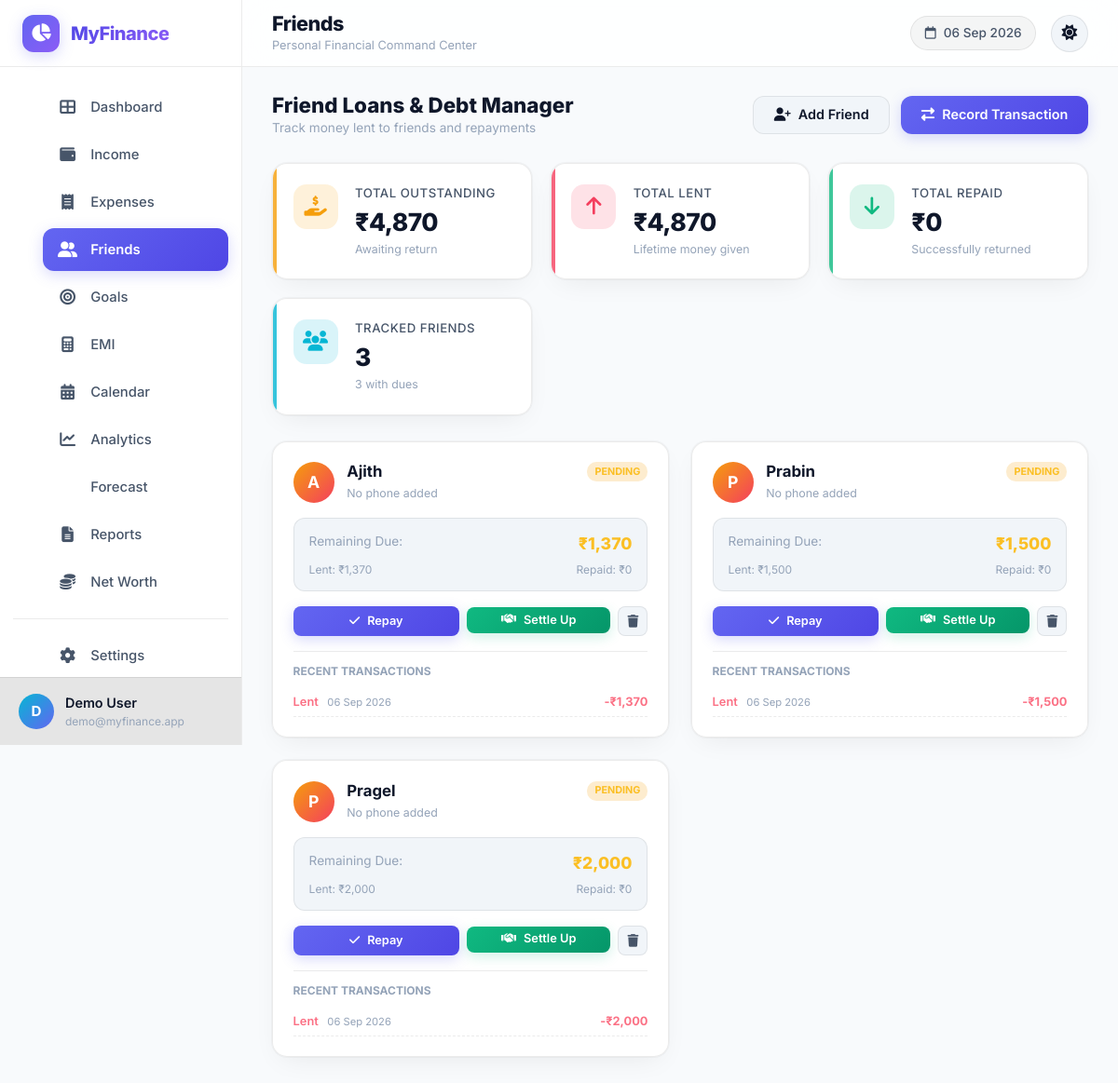
/public/friends.php (signed in), run on the app's committed database.
### tables this page shows
CREATE TABLE `users` (
  `id` INT UNSIGNED NOT NULL AUTO_INCREMENT,
  `name` VARCHAR(100) NOT NULL,
  `email` VARCHAR(150) NOT NULL,
  `password_hash` VARCHAR(255) NOT NULL,
  `avatar` VARCHAR(255) DEFAULT NULL,
  `theme` ENUM('dark','light') DEFAULT 'light',
  `created_at` DATETIME NOT NULL DEFAULT CURRENT_TIMESTAMP,
  `updated_at` DATETIME NOT NULL DEFAULT CURRENT_TIMESTAMP ON UPDATE CURRENT_TIMESTAMP,
  PRIMARY KEY (`id`),
  UNIQUE KEY `uk_email` (`email`)
);

CREATE TABLE `friends` (
  `id` INT UNSIGNED NOT NULL AUTO_INCREMENT,
  `user_id` INT UNSIGNED NOT NULL,
  `name` VARCHAR(100) NOT NULL,
  `phone` VARCHAR(20) DEFAULT NULL,
  `notes` TEXT DEFAULT NULL,
  `created_at` DATETIME NOT NULL DEFAULT CURRENT_TIMESTAMP,
  PRIMARY KEY (`id`),
  CONSTRAINT `fk_friend_user` FOREIGN KEY (`user_id`) REFERENCES `users`(`id`) ON DELETE CASCADE
);

CREATE TABLE `friend_transactions` (
  `id` INT UNSIGNED NOT NULL AUTO_INCREMENT,
  `friend_id` INT UNSIGNED NOT NULL,
  `user_id` INT UNSIGNED NOT NULL,
  `type` ENUM('given','received','repaid') NOT NULL,
  `amount` DECIMAL(12,2) NOT NULL,
  `transaction_date` DATE NOT NULL,
  `description` VARCHAR(255) DEFAULT NULL,
  `notes` TEXT DEFAULT NULL,
  `created_at` DATETIME NOT NULL DEFAULT CURRENT_TIMESTAMP,
  PRIMARY KEY (`id`),
  CONSTRAINT `fk_ft_friend` FOREIGN KEY (`friend_id`) REFERENCES `friends`(`id`) ON DELETE CASCADE,
  CONSTRAINT `fk_ft_user` FOREIGN KEY (`user_id`) REFERENCES `users`(`id`) ON DELETE CASCADE
);

### public/friends.php (the view, shortened to what the rows shown need)
<?php
require_once __DIR__ . '/../includes/auth.php';
require_once __DIR__ . '/../includes/functions.php';
require_once __DIR__ . '/../includes/finance.php';
$userId = getCurrentUserId();
$db = getDB();
$summary = getFriendMoneySummary($userId);
$friends = $summary['friends'];
$transactionsByFriend = [];
$stmt = $db->prepare(
    'SELECT * FROM friend_transactions WHERE user_id = ? ORDER BY transaction_date DESC, created_at DESC'
);
$stmt->execute([$userId]);
$allTransactions = $stmt->fetchAll();
foreach ($allTransactions as $t) {
    $transactionsByFriend[$t['friend_id']][] = $t;
}
include __DIR__ . '/../includes/header.php';
?>
<div class="page-header-actions">
    <div>
        <h2 style="font-size: 1.4rem; font-weight: 800; margin: 0;">Friend Loans & Debt Manager</h2>
    </div>
</div>
<div style="display: grid; grid-template-columns: repeat(auto-fill, minmax(350px, 1fr)); gap: 1.5rem; margin-bottom: 2rem;">
    <?php if (empty($friends)): ?>
    <div class="table-card" style="grid-column: 1/-1; padding: 3rem; text-align: center; color: var(--text-muted);">
        <i class="fas fa-user-friends" style="font-size: 2.5rem; margin-bottom: 1rem; opacity: 0.5;"></i>
        <p>No friends added yet. Click "Add Friend" to begin tracking personal loans.</p>
    </div>
    <?php else: foreach ($friends as $f):
        $txList = $transactionsByFriend[$f['id']] ?? [];
    ?>
    <div class="widget-card" data-animate>
        <div style="display: flex; justify-content: space-between; align-items: flex-start; margin-bottom: 1rem;">
            <div style="display: flex; align-items: center; gap: 0.85rem;">
                <div class="friend-avatar" style="width: 44px; height: 44px; font-size: 1.1rem;">
                    <?= strtoupper(substr($f['name'], 0, 1)) ?>
                </div>
                <div>
                    <h4 style="font-weight: 700; margin: 0; font-size: 1.05rem;"><?= e($f['name']) ?></h4>
                    <span style="font-size: 0.775rem; color: var(--text-muted);">
                        <?= e($f['phone'] ?: 'No phone added') ?>
                    </span>
                </div>
            </div>
            <span class="friend-status-badge status-<?= $f['status'] ?>">
                <?= ucfirst($f['status']) ?>
            </span>
        </div>
        <div style="background: var(--bg-surface-elevated); padding: 0.85rem 1rem; border-radius: var(--border-radius); border: 1px solid var(--border-color); margin-bottom: 1rem;">
            <div style="display: flex; justify-content: space-between; font-size: 0.85rem; margin-bottom: 0.35rem;">
                <span style="color: var(--text-muted);">Remaining Due:</span>
                <span style="font-weight: 800; font-size: 1.1rem; color: <?= $f['remaining'] > 0 ? 'var(--warning-light)' : 'var(--success)' ?>;">
                    <?= formatINR($f['remaining']) ?>
                </span>
            </div>
            <div style="display: flex; justify-content: space-between; font-size: 0.75rem; color: var(--text-muted);">
                <span>Lent: <?= formatINR((float)$f['total_given']) ?></span>
                <span>Repaid: <?= formatINR((float)$f['total_repaid']) ?></span>
            </div>
        </div>
        <div style="display: flex; gap: 0.5rem; margin-bottom: 1rem;">
            <button class="btn-primary-custom btn-sm-custom" style="flex: 1;" onclick="openQuickRepayModal(<?= $f['id'] ?>, '<?= e($f['name']) ?>', <?= $f['remaining'] ?>)">
                <i class="fas fa-check"></i> Repay
            </button>
            <?php if ($f['remaining'] > 0): ?>
            <form method="POST" action="" style="flex: 1;" onsubmit="return confirm('Settle entire remaining ₹<?= $f['remaining'] ?> for <?= e($f['name']) ?>?');">
                <button type="submit" class="btn-success-custom btn-sm-custom btn-full">
                    <i class="fas fa-handshake"></i> Settle Up
                </button>
            </form>
            <?php endif; ?>
            <form method="POST" action="" onsubmit="return confirm('Delete this friend and all history?');">
                <button type="submit" class="btn-table-action delete" title="Delete friend">
                    <i class="fas fa-trash"></i>
                </button>
            </form>
        </div>
        <div style="border-top: 1px solid var(--border-color); padding-top: 0.75rem;">
            <div style="font-size: 0.75rem; font-weight: 700; text-transform: uppercase; color: var(--text-muted); margin-bottom: 0.5rem;">
                Recent Transactions
            </div>
            <?php if (empty($txList)): ?>
            <div style="font-size: 0.8rem; color: var(--text-muted); text-align: center; padding: 0.5rem 0;">
                No transaction history.
            </div>
            <?php else: foreach (array_slice($txList, 0, 3) as $tx): ?>
            <div style="display: flex; justify-content: space-between; align-items: center; font-size: 0.8rem; padding: 0.35rem 0; border-bottom: 1px dashed var(--border-color);">
                <div>
                    <span style="font-weight: 600; color: <?= $tx['type'] === 'given' ? 'var(--danger-light)' : 'var(--success)' ?>;">
                        <?= $tx['type'] === 'given' ? 'Lent' : 'Repaid' ?>
                    </span>
                    <span style="font-size: 0.7rem; color: var(--text-muted); margin-left: 0.4rem;">
                        <?= date('d M Y', strtotime($tx['transaction_date'])) ?>
                    </span>
                </div>
                <div style="font-weight: 700; color: <?= $tx['type'] === 'given' ? 'var(--danger-light)' : 'var(--success)' ?>;">
                    <?= $tx['type'] === 'given' ? '-' : '+' ?><?= formatINR((float)$tx['amount']) ?>
                </div>
            </div>
            <?php endforeach; endif; ?>
        </div>
    </div>
    <?php endforeach; endif; ?>
</div>
<?php include __DIR__ . '/../includes/footer.php'; ?>

### includes/header.php (shortened to what the rows shown need)
<?php
$currentUser = getCurrentUser();
$userTheme = $_SESSION['user_theme'] ?? 'light';
?>
<!DOCTYPE html>
<html lang="en" data-theme="<?= e($userTheme) ?>">
<head>
    <link href="https://cdn.jsdelivr.net/npm/bootstrap@5.3.3/dist/css/bootstrap.min.css" rel="stylesheet">
    <link href="https://cdnjs.cloudflare.com/ajax/libs/font-awesome/6.5.1/css/all.min.css" rel="stylesheet">
    <link href="../assets/css/style.css" rel="stylesheet">
</head>
<body class="theme-<?= e($userTheme) ?>">
    <div class="app-wrapper" id="appWrapper">
        <aside class="sidebar" id="sidebar">
            <div class="sidebar-footer">
                <div class="user-card">
                    <div class="user-avatar">
                        <?= strtoupper(substr($currentUser['name'] ?? 'U', 0, 1)) ?>
                    </div>
                    <div class="user-info">
                        <div class="user-name"><?= e($currentUser['name'] ?? 'User') ?></div>
                        <div class="user-email"><?= e($currentUser['email'] ?? '') ?></div>
                    </div>
                </div>
            </div>
        </aside>
        <main class="main-content" id="mainContent">
            <header class="top-bar">
                <div class="top-bar-left">
                    <div class="page-title-area">
                        <h1 class="page-title"><?= e(PAGE_TITLE) ?></h1>
                    </div>
                </div>
            </header>
            <div class="content-wrapper">

### data on the page
users: name "D", name "Demo User", email "demo@myfinance.app"
friends: name "A", name "Ajith", phone "No phone added", status "PENDING", remaining "₹1,370", total_given "₹1,370", total_repaid "₹0"
friend_transactions: type "Lent", transaction_date "06 Sep 2026", amount "₹1,370"
friends: name "P", name "Prabin", phone "No phone added", status "PENDING", remaining "₹1,500", total_given "₹1,500", total_repaid "₹0"
friend_transactions: type "Lent", transaction_date "06 Sep 2026", amount "₹1,500"
friends: name "P", name "Pragel", phone "No phone added", status "PENDING", remaining "₹2,000", total_given "₹2,000", total_repaid "₹0"
friend_transactions: type "Lent", transaction_date "06 Sep 2026", amount "₹2,000"

### other printed values
APP_NAME "MyFinance"
PAGE_TITLE "Friends"
formatINR($summary['total_outstanding']) "₹4,870"
formatINR($summary['total_given']) "₹4,870"
formatINR($summary['total_repaid']) "₹0"
count($friends) "3"
count(array_filter($friends, fn($f) => $f['remaining'] > 0)) "3"
